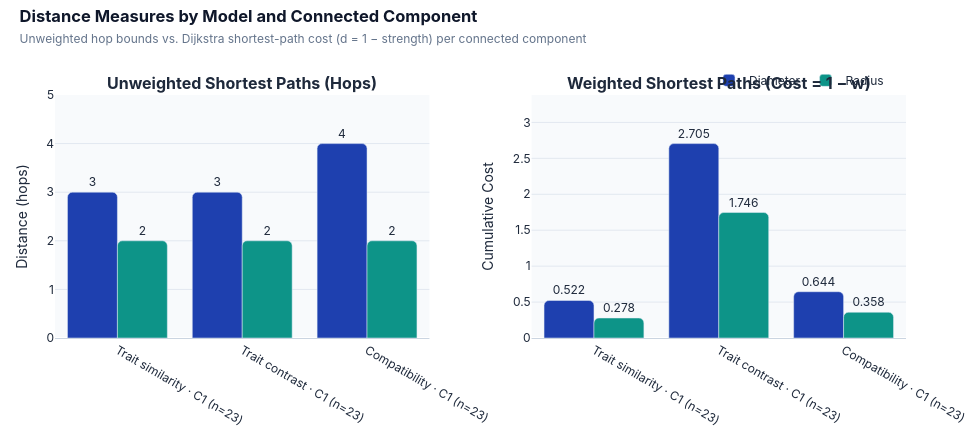

The notebook cell this image was saved under:
### Code cell
# Compare hop distances and strength-derived costs for every connected component.
distance_plot = distance_results.copy()
distance_plot["Component label"] = distance_plot.apply(
    lambda row: f"{row['Model'].replace('Work-group ', '').capitalize()} · C{int(row['Component'])} (n={int(row['Component nodes'])})",
    axis=1,
)

fig_dist = make_subplots(
    rows=1,
    cols=2,
    subplot_titles=("<b>Unweighted Shortest Paths (Hops)</b>", "<b>Weighted Shortest Paths (Cost = 1 − w)</b>"),
    horizontal_spacing=0.12,
)
for col_idx, (d_col, r_col, fmt) in enumerate(
    [
        ("Diameter (hops)", "Radius (hops)", "{:.0f}"),
        ("Weighted diameter (sum of 1 - w)", "Weighted radius (sum of 1 - w)", "{:.3f}"),
    ],
    start=1,
):
    fig_dist.add_trace(
        go.Bar(
            x=distance_plot["Component label"],
            y=distance_plot[d_col],
            name="Diameter",
            marker=dict(color="#1E40AF", cornerradius=5),
            text=[fmt.format(v) for v in distance_plot[d_col]],
            textposition="outside",
            showlegend=(col_idx == 1),
        ),
        row=1,
        col=col_idx,
    )
    fig_dist.add_trace(
        go.Bar(
            x=distance_plot["Component label"],
            y=distance_plot[r_col],
            name="Radius",
            marker=dict(color="#0D9488", cornerradius=5),
            text=[fmt.format(v) for v in distance_plot[r_col]],
            textposition="outside",
            showlegend=(col_idx == 1),
        ),
        row=1,
        col=col_idx,
    )
    fig_dist.update_yaxes(
        title_text="Distance (hops)" if col_idx == 1 else "Cumulative Cost",
        range=[0, float(distance_plot[d_col].max()) * 1.25],
        gridcolor="#E2E8F0",
        row=1,
        col=col_idx,
    )
    fig_dist.update_xaxes(linecolor="#CBD5E1", row=1, col=col_idx)

fig_dist.update_layout(
    barmode="group",
    title=dict(
        text="<b>Distance Measures by Model and Connected Component</b><br><span style='font-size:12px;color:#64748B;font-weight:400'>Unweighted hop bounds vs. Dijkstra shortest-path cost (d = 1 − strength) per connected component</span>",
        x=0.02,
        y=0.95,
        font=dict(size=16.5, color="#0F172A", family="Inter, -apple-system, sans-serif"),
    ),
    width=980,
    height=440,
    paper_bgcolor="#FFFFFF",
    plot_bgcolor="#F8FAFC",
    font=dict(family="Inter, -apple-system, sans-serif", color="#1E293B"),
    legend=dict(orientation="h", x=0.98, y=1.12, xanchor="right", bgcolor="rgba(255,255,255,0.92)"),
    margin=dict(l=55, r=30, t=95, b=50),
)
fig_dist.show()

### Figure 1 — Plotly figure (JSON) as saved in the notebook; plotly's stock layout.template omitted (floating-point values rounded to 4 significant figures)
{"data": [{"marker": {"color": "#1E40AF", "cornerradius": 5}, "name": "Diameter", "showlegend": true, "text": ["3", "3", "4"], "textposition": "outside", "type": "bar", "x": ["Trait similarity · C1 (n=23)", "Trait contrast · C1 (n=23)", "Compatibility · C1 (n=23)"], "xaxis": "x", "y": [3, 3, 4], "yaxis": "y"}, {"marker": {"color": "#0D9488", "cornerradius": 5}, "name": "Radius", "showlegend": true, "text": ["2", "2", "2"], "textposition": "outside", "type": "bar", "x": ["Trait similarity · C1 (n=23)", "Trait contrast · C1 (n=23)", "Compatibility · C1 (n=23)"], "xaxis": "x", "y": [2, 2, 2], "yaxis": "y"}, {"marker": {"color": "#1E40AF", "cornerradius": 5}, "name": "Diameter", "showlegend": false, "text": ["0.522", "2.705", "0.644"], "textposition": "outside", "type": "bar", "x": ["Trait similarity · C1 (n=23)", "Trait contrast · C1 (n=23)", "Compatibility · C1 (n=23)"], "xaxis": "x2", "y": [0.522, 2.705, 0.644], "yaxis": "y2"}, {"marker": {"color": "#0D9488", "cornerradius": 5}, "name": "Radius", "showlegend": false, "text": ["0.278", "1.746", "0.358"], "textposition": "outside", "type": "bar", "x": ["Trait similarity · C1 (n=23)", "Trait contrast · C1 (n=23)", "Compatibility · C1 (n=23)"], "xaxis": "x2", "y": [0.278, 1.746, 0.358], "yaxis": "y2"}], "layout": {"annotations": [{"font": {"size": 16}, "showarrow": false, "text": "<b>Unweighted Shortest Paths (Hops)</b>", "x": 0.22, "xanchor": "center", "xref": "paper", "y": 1.0, "yanchor": "bottom", "yref": "paper"}, {"font": {"size": 16}, "showarrow": false, "text": "<b>Weighted Shortest Paths (Cost = 1 − w)</b>", "x": 0.78, "xanchor": "center", "xref": "paper", "y": 1.0, "yanchor": "bottom", "yref": "paper"}], "barmode": "group", "font": {"color": "#1E293B", "family": "Inter, -apple-system, sans-serif"}, "height": 440, "legend": {"bgcolor": "rgba(255,255,255,0.92)", "orientation": "h", "x": 0.98, "xanchor": "right", "y": 1.12}, "margin": {"b": 50, "l": 55, "r": 30, "t": 95}, "paper_bgcolor": "#FFFFFF", "plot_bgcolor": "#F8FAFC", "title": {"font": {"color": "#0F172A", "family": "Inter, -apple-system, sans-serif", "size": 16.5}, "text": "<b>Distance Measures by Model and Connected Component</b><br><span style='font-size:12px;color:#64748B;font-weight:400'>Unweighted hop bounds vs. Dijkstra shortest-path cost (d = 1 − strength) per connected component</span>", "x": 0.02, "y": 0.95}, "width": 980, "xaxis": {"anchor": "y", "domain": [0.0, 0.44], "linecolor": "#CBD5E1"}, "xaxis2": {"anchor": "y2", "domain": [0.56, 1.0], "linecolor": "#CBD5E1"}, "yaxis": {"anchor": "x", "domain": [0.0, 1.0], "gridcolor": "#E2E8F0", "range": [0, 5.0], "title": {"text": "Distance (hops)"}}, "yaxis2": {"anchor": "x2", "domain": [0.0, 1.0], "gridcolor": "#E2E8F0", "range": [0, 3.381], "title": {"text": "Cumulative Cost"}}}}
